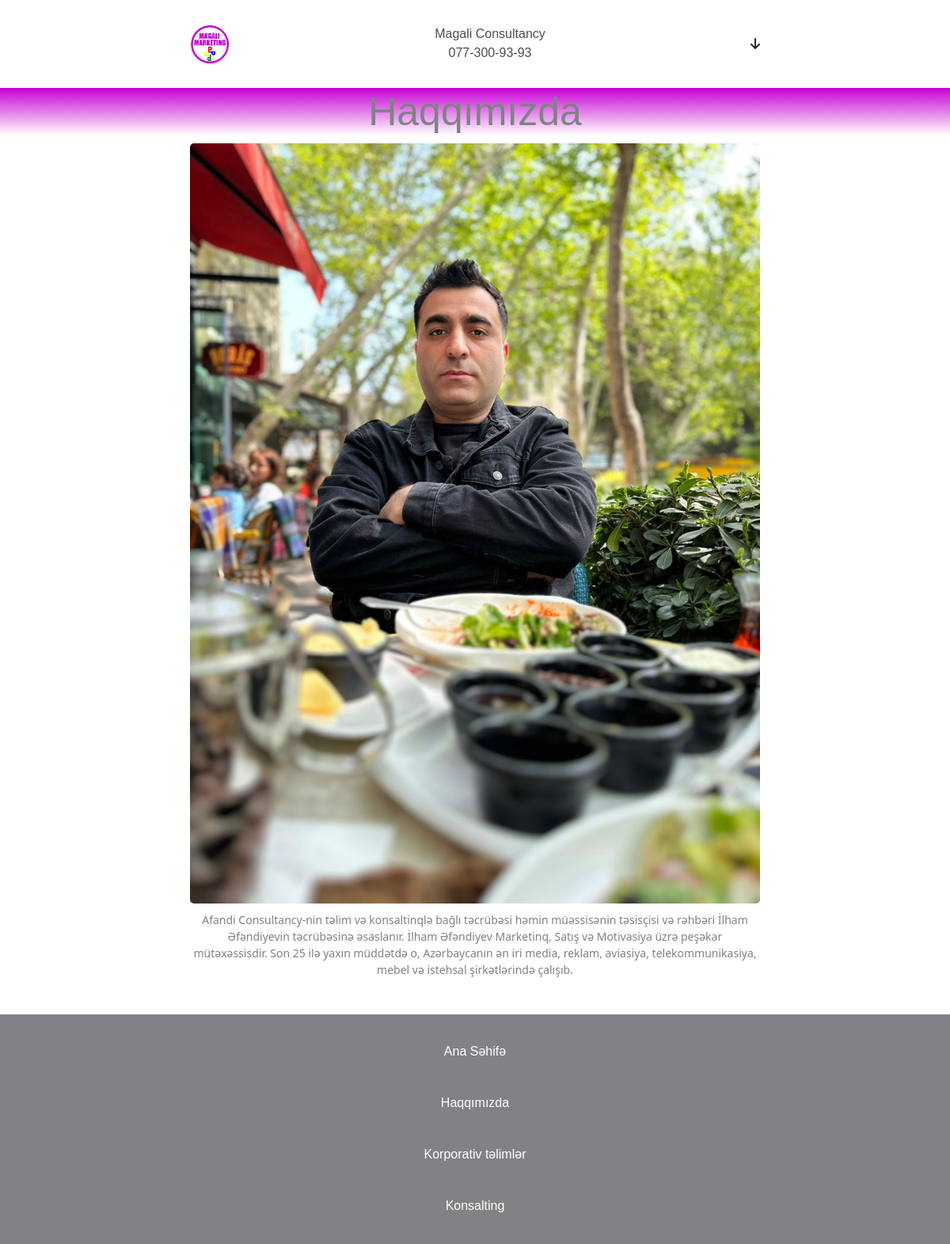
The page /magali/about/ (upper part) on the database as committed earlier.
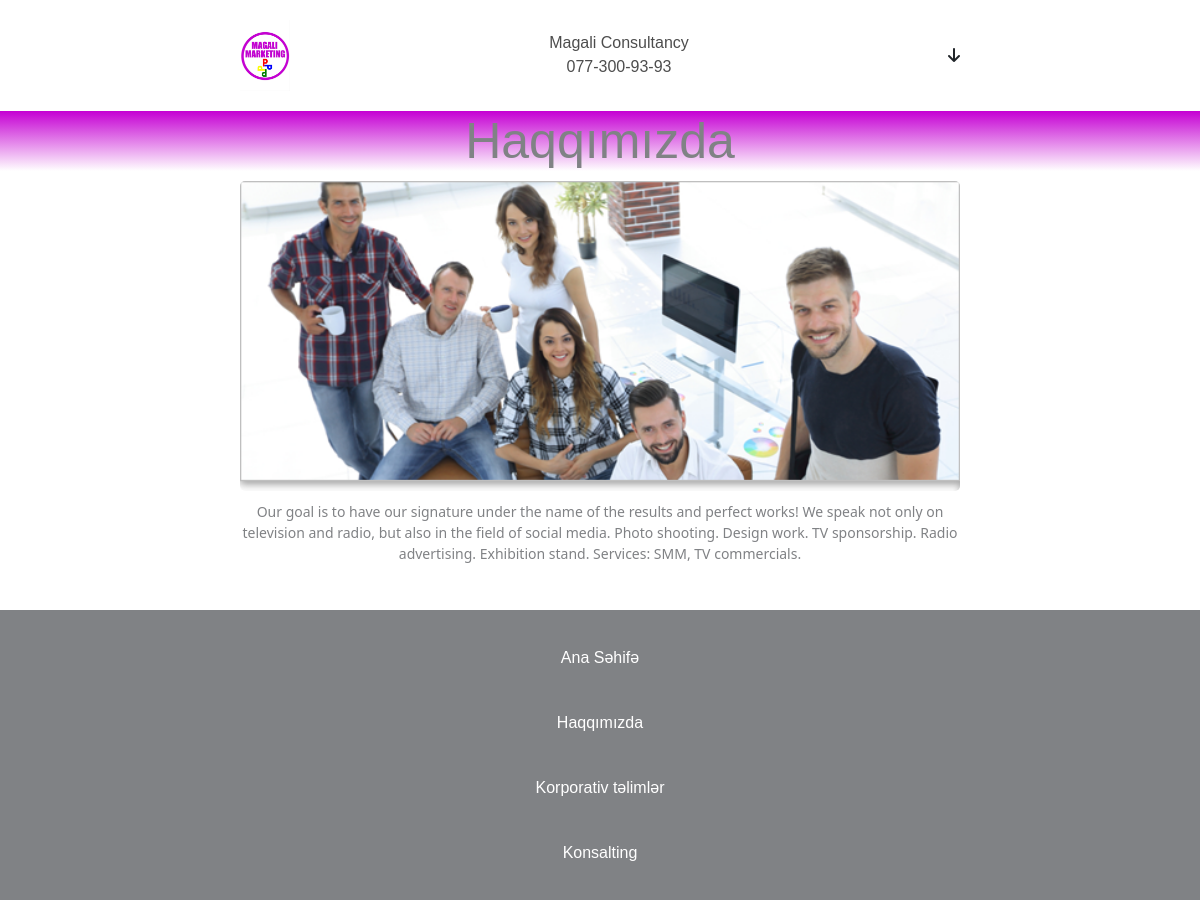
The same page on the database as committed later.
### magali_app/models.py (models this page shows, shortened)
class SettingsModel(models.Model):
    about_banner = models.ImageField(upload_to="imgfiles/",null=True,blank=True)
    about_content = models.TextField(null= True, blank = True)
    vision = models.CharField(max_length=256,null = True, blank= True)
    mission = models.CharField(max_length=256,null= True, blank = True)
    values_context = models.CharField(max_length=256,null= True, blank = True)
    class Meta:
        verbose_name = "Setting"
        verbose_name_plural = "Settings"

### magali_app/views.py (the view)
# urls.py: path('about/', views.about,name='about'),
def about(request):
    settings= SettingsModel.objects.first()
    context = {
        "settings": settings
    }
    return render(request,"haqqimizda.html",context)

### templates/haqqimizda.html (shortened to what this page needs)
{% extends 'base.html' %}
   {% block content %}
    <div class="about">
      <div class="about_head gradient"><h2>Haqqımızda</h2></div>
      <div class="about_content">
          <div class="about_img"><img src="{{settings.about_banner.url}}" alt=""></div>
          <div class="about_text"><p>{{settings.about_content}}</p></div>
      </div>
    </div>
    {% endblock %}

Rows that differ between the two databases and show on the page:
removed SettingsModel: about_banner (picture), about_content "Afandi Consultancy-nin təlim və konsaltinqlə bağlı təcrübəsi həmin müəssisənin təsisçisi və rəhbəri İlham Əfəndiyevin təcrübəsinə əsaslanır. ‌‌İlham Əfəndiyev Marketinq, Satış və Motivasiya üzrə peşəkar mütəxəssisdir. Son 25 ilə yaxın müddətdə o, Azərbaycanın ən iri media, reklam, aviasiya, telekommunikasiya, mebel və istehsal şirkətlərində çalışıb."
added SettingsModel: about_banner (picture), about_content "Our goal is to have our signature under the name of the results and perfect works! We speak not only on television and radio, but also in the field of social media. Photo shooting. Design work. TV sponsorship. Radio advertising. Exhibition stand. Services: SMM, TV commercials."
